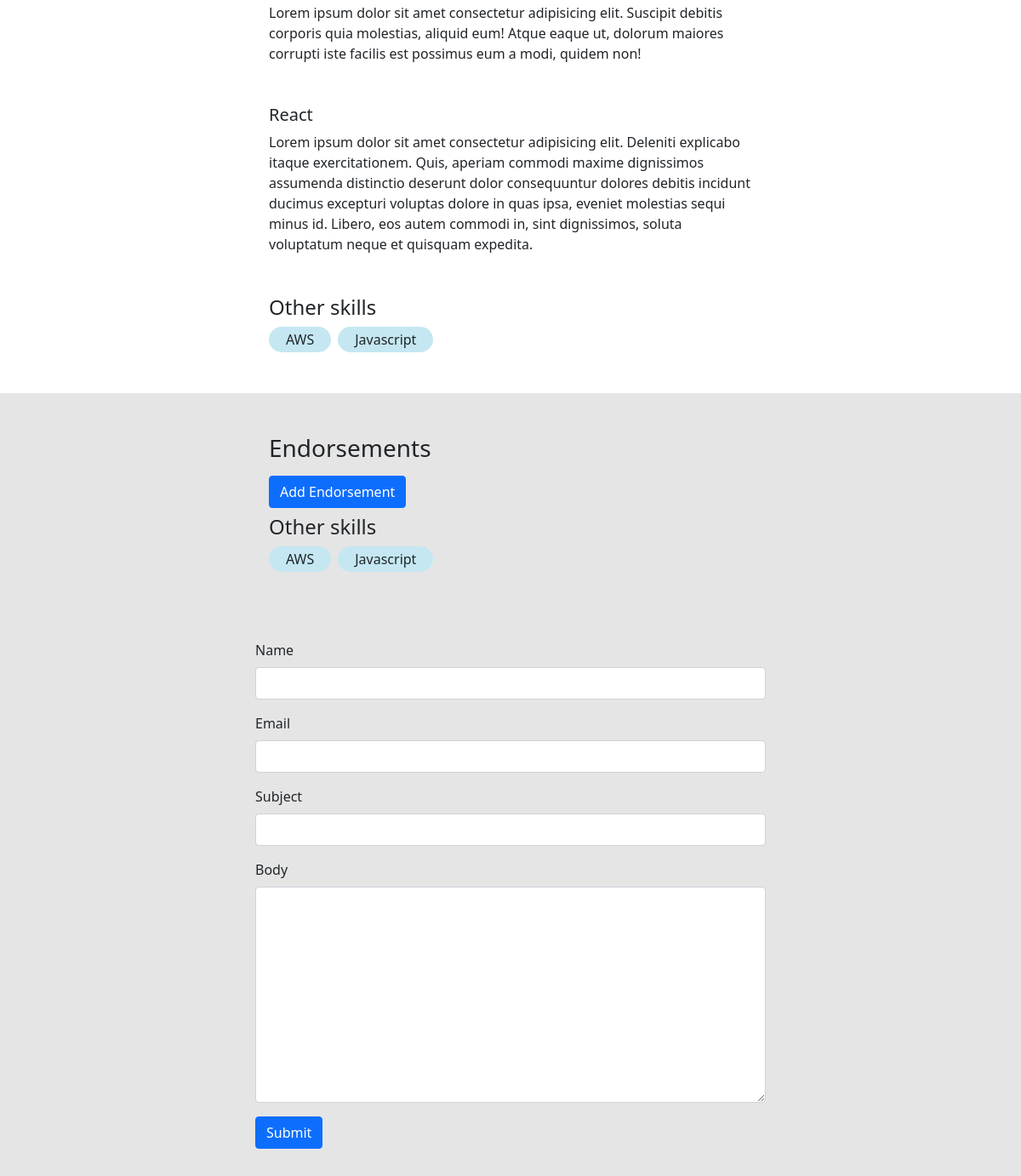
/ (lower part), run on an earlier commit of the app's database.
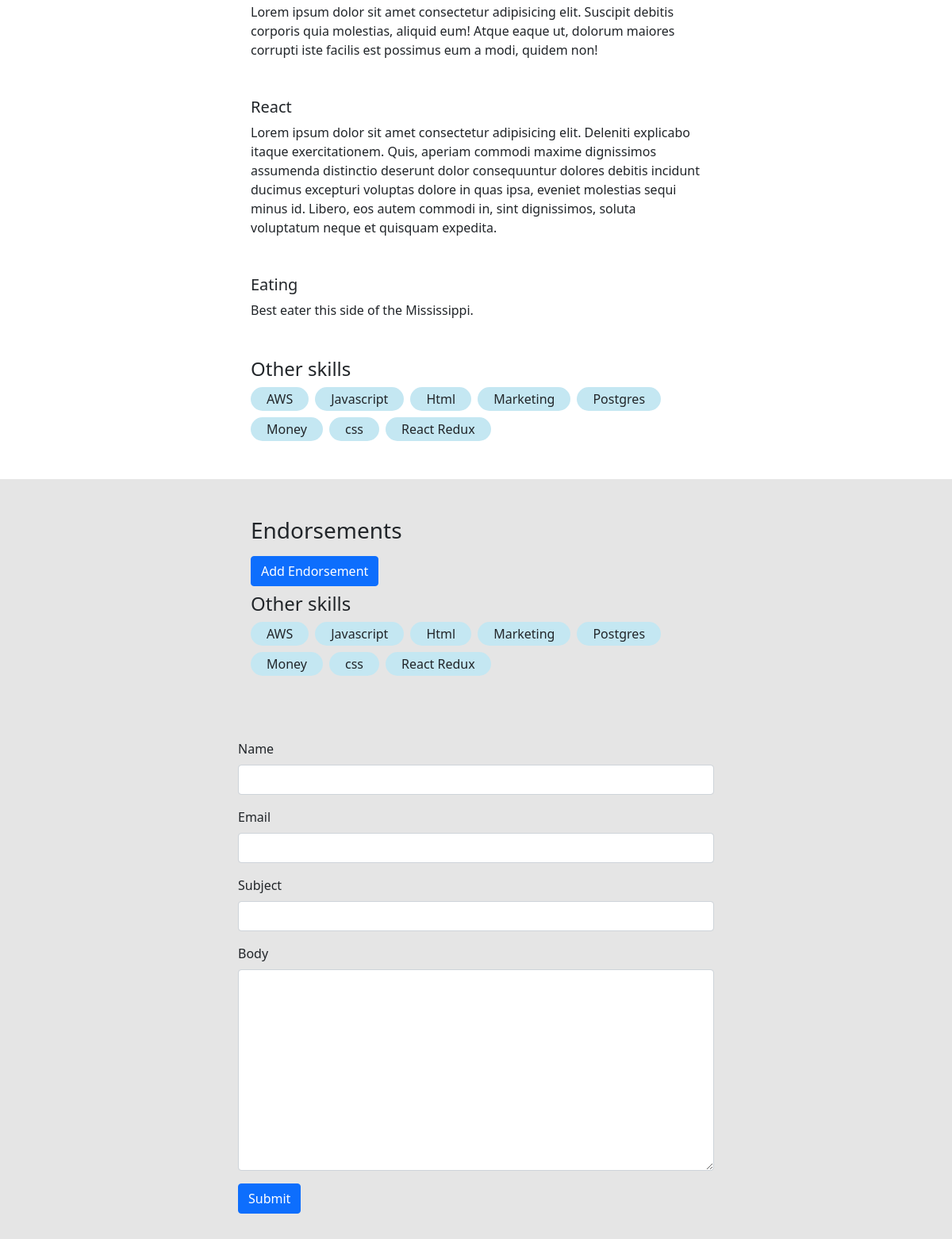
And on a later commit of the database.
### base/models.py (models this page shows, shortened)
class Skill(models.Model):
    title = models.CharField(max_length=200)
    body = models.TextField(null=True, blank=True)
    logo = models.ImageField(null=True, default="gear.png")
    created = models.DateTimeField(auto_now_add=True)
    id = models.UUIDField(default=uuid.uuid4, unique=True, primary_key=True, editable=False)

class Message(models.Model):
    name = models.CharField(max_length=200)
    email = models.CharField(max_length=200)
    subject = models.CharField(max_length=200)
    body = models.TextField()
    is_read = models.BooleanField(default=False)
    created = models.DateTimeField(auto_now_add=True)
    id = models.UUIDField(default=uuid.uuid4, unique=True, primary_key=True, editable=False)

### base/views.py (the view)
# urls.py: path('', views.homePage, name='home'),
def homePage(request):
    project = Project.objects.all()
    detailed_skills = Skill.objects.exclude(body='')
    skills = Skill.objects.filter(body='')
    endorsements = Endorsement.objects.filter(approved=True)
    form = MessageForm()
    if request.method == 'POST':
        form = MessageForm(request.POST)
        if form.is_valid():
            form.save()
            form = MessageForm()
            messages.success(request, 'Your message was successfully sent.')
    context = {'project': project, 'skills': skills, 'detailed_skills': detailed_skills, 'form': form, 'endorsements': endorsements}
    return render(request, 'base/home.html', context)

### base/forms.py
class MessageForm(ModelForm):
    class Meta:
        model = Message
        fields = '__all__'
        exclude = ['is_read']
    def __init__(self, *args, **kwargs):
        super(MessageForm, self).__init__(*args, **kwargs)
        self.fields['name'].widget.attrs.update({'class': 'form-control'})
        self.fields['email'].widget.attrs.update({'class': 'form-control'})
        self.fields['subject'].widget.attrs.update({'class': 'form-control'})
        self.fields['body'].widget.attrs.update({'class': 'form-control'})

### base/templates/base/home.html (shortened to what this page needs)
{% extends "base/main.html" %}
{% load static %}
{% block content %}
    <section class="section-1">
        <div class="skills-container">
            {% for skill in detailed_skills %}
                <div class="skills-wrapper">
                    <div>
                        <h5>{{ skill.title }}</h5>
                        <p>{{ skill.body }}</p>
                    </div>
                </div>
            {% endfor %}
            <h4>Other skills</h4>
            <div class="other-skills-wrapper">
                {% for skill in skills %}
                    <div class="skill-tag">
                        <span>{{ skill.title }}</span>
                    </div>
                {% endfor %}
            </div>
        </div>
    </section>
    <section class="section-2">
        <div class="skills-container">
            <h3>Endorsements</h3>
            <a class="btn btn-primary my-2" href="{% url 'add-endorsement' %}">Add Endorsement</a>
            <h4>Other skills</h4>
            <div class="other-skills-wrapper">
                {% for skill in skills %}
                    <div class="skill-tag">
                        <span>{{ skill.title }}</span>
                    </div>
                {% endfor %}
            </div>
        </div>
    </section>
    <section class="section-2">
        <div class="container">
            <form class="contact-form" method="POST">
                {% for field in form %}
                <div class="mb-3">
                    <label for="" class="form-label">{{field.label}}</label>
                    {{field}}
                </div>
            {% endfor %}
                <input class="btn btn-primary" type="submit" value="Submit">
            </form>
        </div>
    </section>
{% endblock content %}

### base/templates/base/main.html (shortened to what this page needs)
<!DOCTYPE html>
{% load static %}
<html lang="en">
<head>
    <link rel="stylesheet" type="text/css" href="{% static 'styles/main.css' %}">
    <link href="https://cdn.jsdelivr.net/npm/bootstrap@5.1.3/dist/css/bootstrap.min.css" rel="stylesheet">
</head>
<body>
    {% block content %}
    {% endblock content %}
</body>
</html>

### static/styles/main.css (style rules this page uses)
body { background-color: #e5e5e5 !important; }
.section-1 { background-color: #fff; padding-top: 2em; padding-bottom: 2em; }
.section-2 { background-color: #e5e5e5; padding-top: 2em; padding-bottom: 2em; }
.skills-container { width: 600px; margin: 0 auto; padding: 1em; }
.skills-wrapper { margin-top: 2em; margin-bottom: 2em; display: flex; gap: 2em; align-items: center; }
.other-skills-wrapper { display: flex; flex-wrap: wrap; gap: 0.5em; }
.skill-tag { background-color: #c4e7f2; width: fit-content; padding: 3px 20px; border-radius: 20px; }
.contact-form { display: block; max-width: 600px; margin: 0 auto; }

What changed in the data, as far as the page shows it:
added Skill: title "Eating", body "Best eater this side of the Mississippi."
added Skill: title "Html"
added Skill: title "Marketing"
added Skill: title "Postgres"
added Skill: title "Money"
added Skill: title "css"
added Skill: title "React Redux"
